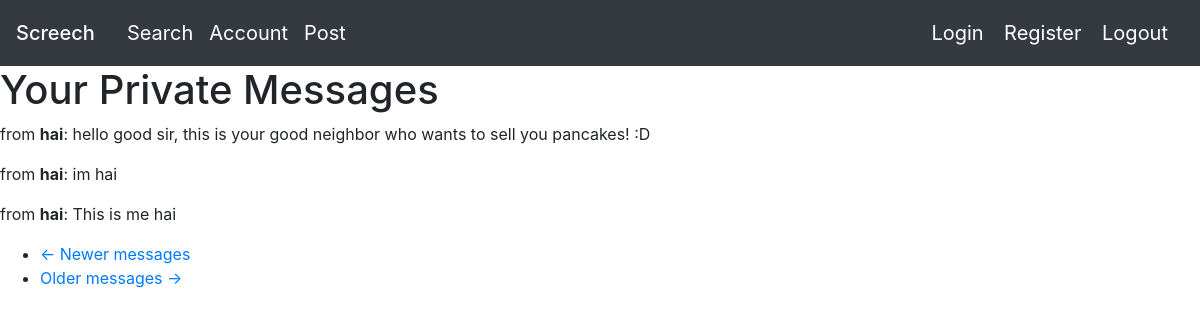
The app's page /messages (signed in) with its own data.
### app/models.py (models this page shows, shortened)
class Message(db.Model):
    id = db.Column(db.Integer, primary_key=True)
    sender_id = db.Column(db.Integer, db.ForeignKey('user.id'))
    recipient_id = db.Column(db.Integer, db.ForeignKey('user.id'))
    body = db.Column(db.String(140))
    timestamp = db.Column(db.DateTime, index=True, default=datetime.utcnow)

class User(db.Model, UserMixin):
    id = db.Column(db.Integer, primary_key = True)
    username = db.Column(db.String(15))
    name = db.Column(db.String(15))
    password = db.Column(db.String(200))
    email = db.Column(db.String(32), unique = True)
    last_message_read_time = db.Column(db.DateTime)
    num_new_private_messages = db.Column(db.Integer)
    changebio = db.Column(db.String(140))
    followed = db.relationship(
        'User', secondary=followers,
        primaryjoin=(followers.c.follower_id == id),
        secondaryjoin=(followers.c.followed_id == id),
        backref=db.backref('followers', lazy='dynamic'), lazy='dynamic')
    messages_sent = db.relationship('Message',
                                    foreign_keys='Message.sender_id',
                                    backref='author', lazy='dynamic')
    messages_received = db.relationship('Message',
                                        foreign_keys='Message.recipient_id',
                                        backref='recipient', lazy='dynamic')
    def zero_new_private_messages(self):
        self.num_new_private_messages = 0

### app/routes.py (the view)
@myapp_obj.route('/messages')
@login_required
def messages():
    db.session.commit()
    current_user.last_message_read_time = datetime.utcnow()
    page = request.args.get('page', 1, type=int)
    messages = current_user.messages_received.order_by(
        Message.timestamp.desc()).paginate(
            page=page, per_page=myapp_obj.config['POSTS_PER_PAGE'],
            error_out=False)
    next_url = url_for('messages', page=messages.next_num) \
        if messages.has_next else None
    prev_url = url_for('messages', page=messages.prev_num) \
        if messages.has_prev else None
    current_user.zero_new_private_messages()
    db.session.commit()
    return render_template('messages.html', messages=messages,
                           next_url=next_url, prev_url=prev_url, User=User)

### app/models.py (called while the page is built)
@login.user_loader
def load_user(id):
    return User.query.get(int(id))

### app/templates/messages.html
{% extends "base.html" %}
{% block mycontent %}
    <h1> Your Private Messages </h1>
    {% for post in messages.items %}
        <P>
            from <b>{{ User.query.get(post.sender_id).name }}</b>:  {{ post.body }}
        </P>
    {% endfor %}
    <nav aria-label="...">
        <ul class="pager">
            <li class="previous{% if not prev_url %} disabled{% endif %}">
                <a href="{{ prev_url or '#' }}">
                    <span aria-hidden="true">&larr;</span> {{ ('Newer messages') }}
                </a>
            </li>
            <li class="next{% if not next_url %} disabled{% endif %}">
                <a href="{{ next_url or '#' }}">
                    {{ ('Older messages') }} <span aria-hidden="true">&rarr;</span>
                </a>
            </li>
        </ul>
    </nav>
{% endblock %}

### records on screen
Message: body "hello good sir, this is your good neighbor who wants to sell you pancakes! :D"
User: query.get "hai"
Message: body "im hai"
Message: body "This is me hai"

### other values on screen
{{ ('Newer messages') }} "Newer messages"
{{ ('Older messages') }} "Older messages"
